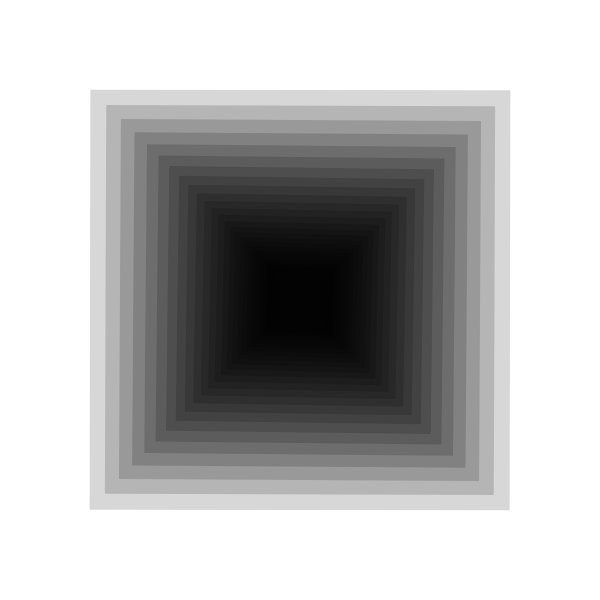
Frame 1 (no input)
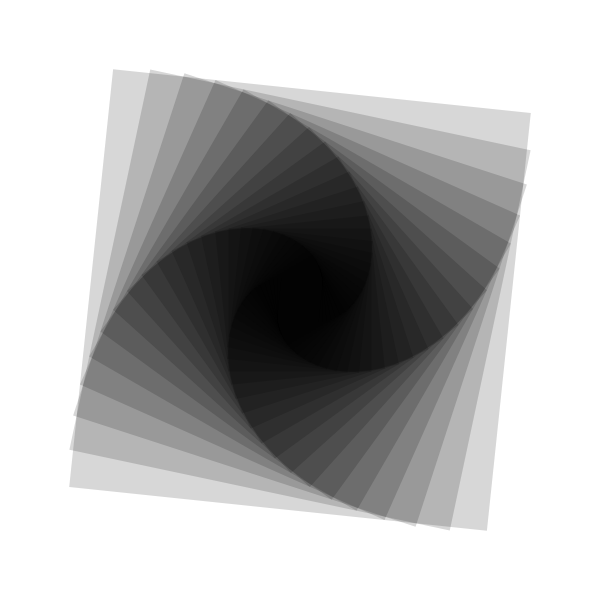
Frame 60 (no input)
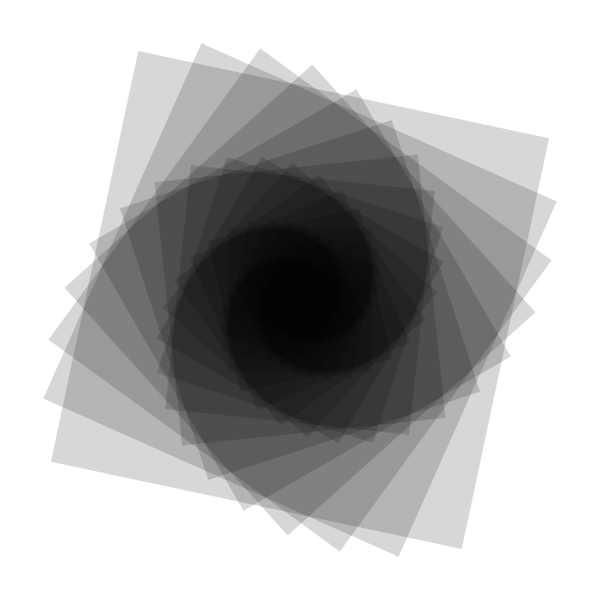
Frame 120 (the mouse pressed at the canvas centre since frame 60)

The p5.js sketch that drew these frames (run headless with seeded random() and noise() and a simulated clock; from frame 60 on, the mouse is pressed at the canvas centre):

// p5.js sketch
// ── sketch.js
// Illusione: tunnel rotante (rappresentazione astratta)
// Fonte: https://en.wikipedia.org/wiki/Spinning_tunnel
// Regola: quadrati concentrici di dimensione decrescente ruotano a velocità diverse per rappresentare il movimento dei motivi in un tunnel rotante.
// Parametri critici: reductionFactor, rotationSpeed, alphaVal
// Effetto visibile con reductionFactor=1.08, rotationSpeed=0.1, alphaVal=40;
// movimento assente con rotationSpeed=0

let canvasSize = 600;
let initialSize = 420;
let minSize = 40;
let reductionFactor = 1.08;
let rotationSpeed = 0.1;
let alphaVal = 40;

function setup() {
  createCanvas(canvasSize, canvasSize);
}

function draw() {
  background(255);
  
  translate(width / 2, height / 2);
  rectMode(CENTER);
  
  let i = 0;
  for (let x = initialSize; x >= minSize; x = x / reductionFactor) {
    push();
    let angle = frameCount * rotationSpeed * (i + 1);
    rotate(radians(angle));
    noStroke();
    fill(0, alphaVal);
    rect(0, 0, x, x);
    pop();
    i++;
  }
}
// ── style.css
html,
body {
  margin: 0;
  height: 100%;
  background: #ffffff;
}

body {
  display: grid;
  place-items: center;
}

canvas {
  display: block;
  max-width: 100vw;
  max-height: 100vh;
}
